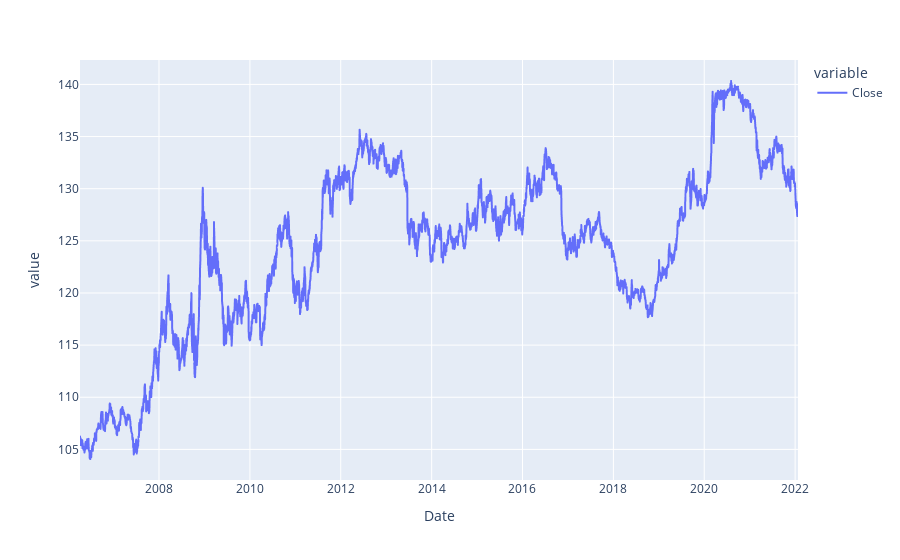

The notebook cell saved with this chart:
### Code cell
ten_fig = px.line(ten_bond)
ten_fig.show()

### Figure 1 — Plotly figure (JSON) as saved in the notebook; plotly's stock layout.template omitted (floating-point values rounded to 4 significant figures; data arrays with more than 128 entries replaced by an {"elided": "..."} marker saying what was removed)
{"data": [{"hovertemplate": "variable=Close<br>Date=%{x}<br>value=%{y}<extra></extra>", "legendgroup": "Close", "line": {"color": "#636efa", "dash": "solid"}, "mode": "lines", "name": "Close", "showlegend": true, "type": "scattergl", "x": {"elided": "3966 str values"}, "xaxis": "x", "y": {"elided": "3966 float values"}, "yaxis": "y"}], "layout": {"legend": {"title": {"text": "variable"}, "tracegroupgap": 0}, "margin": {"t": 60}, "xaxis": {"anchor": "y", "domain": [0, 1], "title": {"text": "Date"}}, "yaxis": {"anchor": "x", "domain": [0, 1], "title": {"text": "value"}}}}
